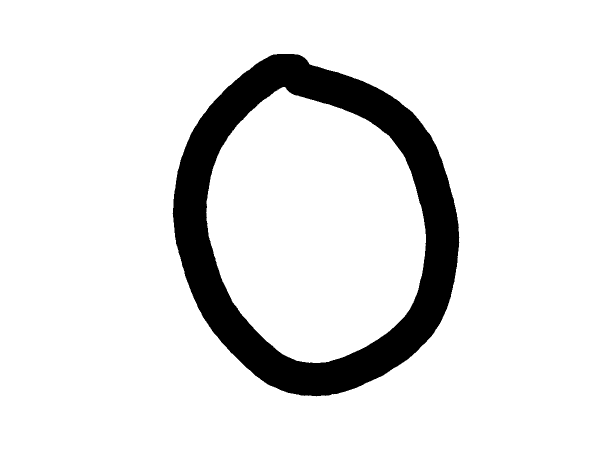
#> input picture Character Recognition Neural Network/Character_Images/Sample001/img001-009.png, 1200 x 900 px, found by its file name (shown at 1/2 size); its folder holds only this picture in this run
$ jupyter execute --allow-errors Char_Classification_NN.ipynb
#> lines starting #> are read from the running program, lines starting #| are printed output that depends on the picture; after the words box and inside, x2 and y2 are one past the last pixel; in counts of white or black regions, pixels touching at a corner belong together
# Hand Written Character Recognition Neural Network
By: Sawyer Byrd

[cell 1]
import os
import random
import pandas as pd
import numpy as np
from PIL import Image

#### Data Organization

I format the data into a matrix for easier access, organization, and computation.

Each row represents a flattened matrix of the pixel values in each image.

There is also a "Label" column associated with each image that is it's actual class one-hot-encoded.

[cell 2]
data_dir = "//home/sawbyrd/Personal_Projects/Character Recognition Neural Network/Character_Images"

[cell 3]
def convert_image(img):
    """
    Resizes an image to (80,60) and then flattens it to an array
    before appending 1 for the bias.
    Args:
        img: Image matrix (PIL Image object returned from Image.open())
    Returns:
        img: Formated image
    """
    img_r = img.resize((80, 60))    # resizing
    img = np.array(img_r).flatten() # flatten to array
    return np.append(img, 1)    # appending 1 for bias

[cell 4]
def collect_data(data_dir):

    """
    Format of data_dir assumed to be
    data_dir/class_name/image_name.

    Loops through data directory,
    and then through each class directory.

    selects 5 random images from each class to use as testing data.

    and formats the image before adding it to the DataFrame.
    Format is based on convert_image(img).

    Args:
        data_dir: Directory containing the class directories
    Returns:
        train_df, test_df: Normalized and Shuffled Dataframes containing training and testing data
    """

    train_X = []
    train_y = []
    test_X = []
    test_y = []
    # Looping thorugh class directories
    for class_name in os.listdir(data_dir):
        class_path = os.path.join(data_dir, class_name)
        class_name = int(class_name[-2:])   # collecting class label

        image_files = os.listdir(class_path)    # List of directory for each img in this class

        # Shuffling images to pick 5 random from each class for testing
        random.shuffle(image_files)

        test_files = image_files[:5]
        train_files = image_files[5:]

        # Test loop
        for image_name in test_files:
            img_path = os.path.join(class_path, image_name)

            # Collecting image data, converting to array, and storing it as X
            img = Image.open(img_path).convert('L')
#> img: PIL image 1200x900 L; 89.2% white; 1 black region, box (x1, y1, x2, y2) and area: (345, 108, 919, 793) 116190
            test_X.append(convert_image(img))
#> in convert_image, `img_r = img.resize((80, 60))`:
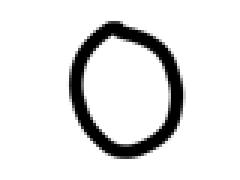
#> img_r: PIL image 80x60 L (shown 3 times larger); min 0, max 255, mean 227.6
#> in convert_image, `img = np.array(img_r).flatten()`: img = 4800 values, max 255 at index 0, min 0 at index 676, mean 227.6

            # one-hot-encoding labels
            label = np.zeros(62)
            label[class_name-1] = 1
            label.reshape((1, 62))
            test_y.append(label)

        # Train loop
        for image_name in train_files:
            img_path = os.path.join(class_path, image_name)

            # Collecting image data, converting to array, and storing it as X
            img = Image.open(img_path).convert('L')
            train_X.append(convert_image(img))

            # one-hot-encoding labels
            label = np.zeros(62)
            label[class_name-1] = 1
            label.reshape((1, 62))
            train_y.append(label)
#> pass 2 of the loop in collect_data, `for class_name in os.listdir(data_dir):`:
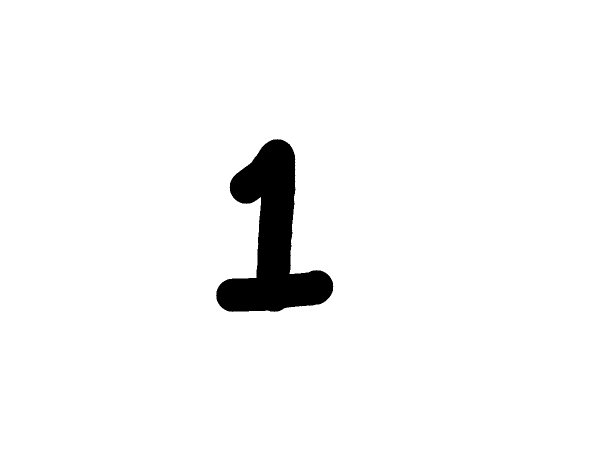
#> input picture Character Recognition Neural Network/Character_Images/Sample002/img002-008.png, 1200 x 900 px, found by its file name (shown at 1/2 size)
#> in convert_image (call 2), `img_r = img.resize((80, 60))`:
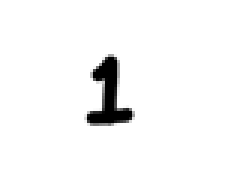
#> img_r: PIL image 80x60 L (shown 3 times larger); min 0, max 255, mean 246.3
#> in convert_image (call 2), `img = np.array(img_r).flatten()`: img = 4800 values, max 255 at index 0, min 0 at index 1556, mean 246.3

    # Normalizing data
    train_X = (train_X - np.mean(train_X)) / np.std(train_X)
    test_X = (test_X - np.mean(test_X)) / np.std(test_X)

    # Converting to Dataframe for ease
    train_df = pd.DataFrame(train_X)
    train_df['Labels'] = train_y
    test_df = pd.DataFrame(test_X)
#> test_df = table of 2 rows and 4801 columns
    test_df['Labels'] = test_y

    # Shuffling the data
    train_df = train_df.sample(frac=1, random_state=42).reset_index(drop=True)
    test_df = test_df.sample(frac=1, random_state=42).reset_index(drop=True)
#> test_df = table of 2 rows and 4802 columns

    return train_df, test_df

##### Creating Data Matricies

[cell 5]
train_df, test_df = collect_data(data_dir)
#> train_df = table of 0 rows and 2 columns; test_df = table of 2 rows and 4802 columns
print(train_df.head())    # Printing to check
#| Empty DataFrame
#| Columns: [0, Labels]
#| Index: []

#### Defining Functions For NN Structure

Sigmoid function and it's derivative

[cell 6]
# [22 lines left out: functions sigmoid, sigmoid_derivative, not called in this run]

[cell 7]
def create_weights(data_size, num_hid, num_out):
    """
    creates the weight matricies based on the size of the data,
    number of neurons in the hidden layer, and number of neurons in the output layer
    Args:
        data_size (int): Size of the data input
        num_hid (int): number of hiden layer neurons
        num_out (int): dimension of output layer
    Returns:
        w_1, w_2: two weight matricies (w_1 for hidden layer, w_2 for output layer)
    """
    w_1 = np.random.randn(data_size, num_hid) * np.sqrt(1/num_hid)
    w_2 = np.random.randn(num_hid, num_out) * np.sqrt(1/num_hid)

    return w_1, w_2

[cell 8]
# Activates a layer with dot<X, w> (Includes Bias)
def activate_layer(X, w):
    return sigmoid(np.dot(X, w))

Foreward Pass Definition

[cell 9]
# A single foreward pass
# [4 lines left out: function foreward_pass, not called in this run]

Back Propogation Definition

[cell 10]
# [26 lines left out: function back_prop, not called in this run]

#### Training Structure Definition

[cell 11]
def train_model(train_df, num_epochs, lr):
    """
    Trains the model
    Args:
        train_df (pandas.DataFrame): Dataframe containing training data.
            Rows are samples, columns are features. last column is label
        num_epochs (int): Number of epochs to run
        lr (float): Learning rate
    Returns:
        w_1, w_2, loss_by_epoch: trained weight matricies and a matrix with average loss from each epoch
    """
#> called with num_epochs = 100, lr = 0.01
    w_1, w_2 = create_weights(train_df.shape[1] - 1, 100, 62)

    loss_by_epoch = []

    for epoch in range(num_epochs):
        y_train = train_df['Labels']
        x_train = train_df.drop(columns=['Labels'])
        loss = 0

        for X, y in zip(x_train.values, y_train.values):
            X = X.reshape((1, len(X)))
            y = y.reshape((1, len(y)))
            w_1, w_2, l = back_prop(X, y, w_1, w_2, lr)
            loss += l

        if epoch % 5 == 0:
            print('Average loss on epoch', epoch, 'is:', loss / len(x_train), '\n')

        loss_by_epoch.append(loss / len(x_train))

    return w_1, w_2, loss_by_epoch
